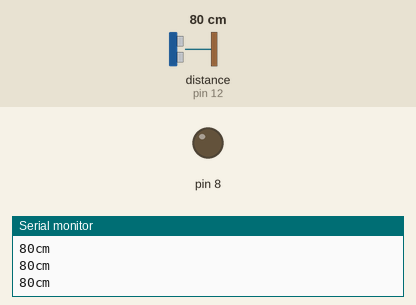
Recording of a sketch running on a simulated Arduino Uno, built with avr-gcc and run on an emulated ATmega328P. Shown: output pins drawn as LEDs (lit = HIGH), the last lines printed to the serial monitor. Inputs (shaded band) come from the test bench; at power-on: distance to the obstacle (sensor on pin 12) 80 cm. The echo pulse lasts 58.3 µs per cm.

Above: at 2.2 s.
2.3 s: distance to the obstacle (sensor on pin 12) set to 7 cm
3.8 s: distance to the obstacle (sensor on pin 12) set to 4 cm
At 4.8 s:
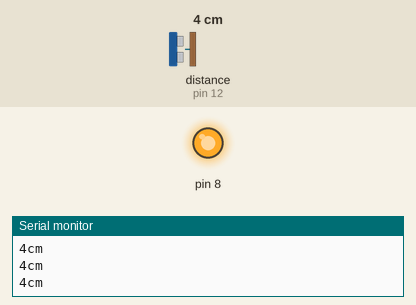
5.3 s: distance to the obstacle (sensor on pin 12) set to 9 cm
At 6.4 s:
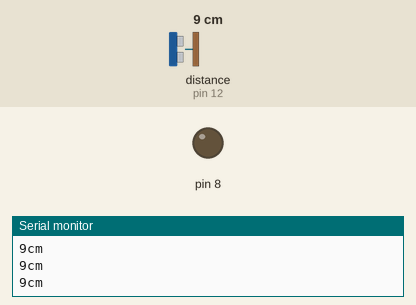
6.8 s: distance to the obstacle (sensor on pin 12) set to 2 cm
At 8.1 s:
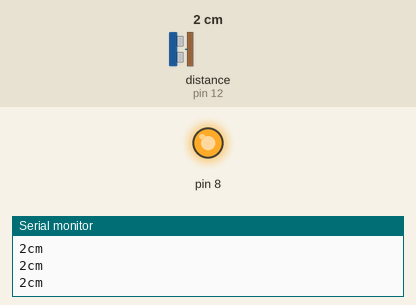
Timing chart, 0 to 9.3 s (numbered marks = the images above; inputs shaded):
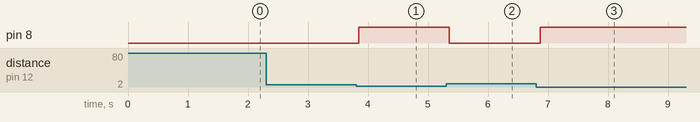

Measured:
- the behaviour switches between 6 and 5 cm on distance to the obstacle (sensor on pin 12) (found by bisection; images 0 and 1)
- after the input at 3.8 s, pin 8: LOW → HIGH at once
- after the input at 5.3 s, pin 8: HIGH → LOW after 0.06 s
- after the input at 6.8 s, pin 8: LOW → HIGH after 0.07 s

The sketch:

SR04_Example_customGS.ino
```cpp
//www.elegoo.com
//2016.12.08
#include "SR04.h"
#define TRIG_PIN 12
#define ECHO_PIN 11
SR04 sr04 = SR04(ECHO_PIN,TRIG_PIN);
long a;

void setup() {
   Serial.begin(9600);
   delay(1000);
   pinMode(8, OUTPUT);
}

void loop() {
   a=sr04.Distance();
   Serial.print(a);
   Serial.println("cm");
   if (a<6){
    digitalWrite(8, HIGH);
   }
   else{
     digitalWrite(8, LOW);
   }
   delay(100);

}
```
